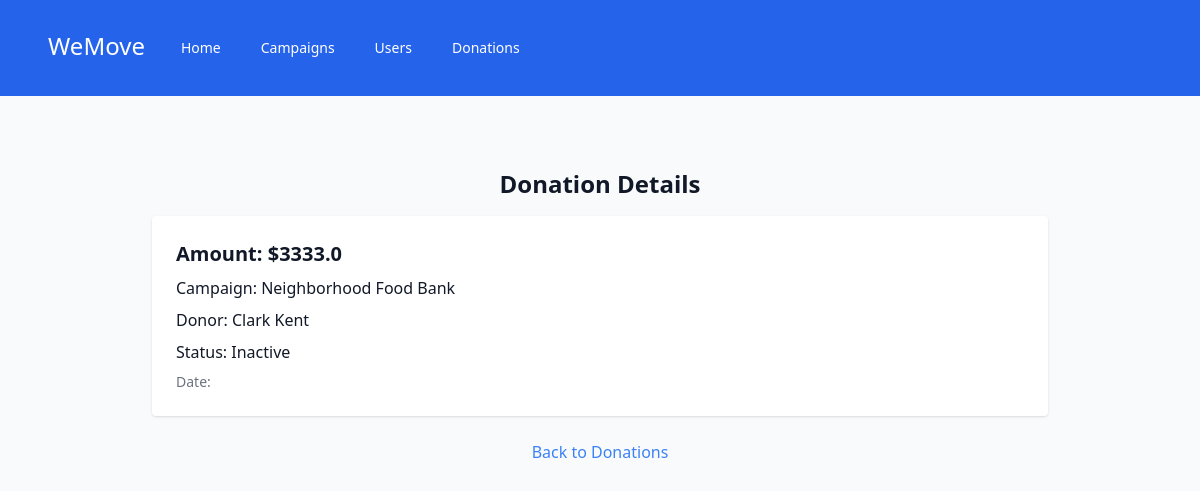
/donations/1, run on the app's committed database.
### tables this page shows
CREATE TABLE donations (
    id INTEGER PRIMARY KEY AUTOINCREMENT,
    campaign_id INTEGER NOT NULL,
    donor_name TEXT,
    amount REAL NOT NULL CHECK (amount > 0),
    donated_at TEXT DEFAULT CURRENT_TIMESTAMP,
    FOREIGN KEY (campaign_id) REFERENCES campaigns(id) ON DELETE CASCADE
);

CREATE TABLE campaigns (
    id INTEGER PRIMARY KEY AUTOINCREMENT,
    user_id INTEGER NOT NULL,
    title TEXT NOT NULL,
    description TEXT,
    goal_amount REAL,
    current_amount REAL DEFAULT 0,
    is_active INTEGER DEFAULT 1,
    created_at TEXT DEFAULT CURRENT_TIMESTAMP,
    FOREIGN KEY (user_id) REFERENCES users(id) ON DELETE CASCADE
);

### app/donations/__init__.py (the view)
@bp.route('/<int:donation_id>', endpoint='donation_detail')
def donation_detail(donation_id):
    db = get_db()
    donation = db.execute('''
        SELECT d.*, c.title AS campaign_title
        FROM donations d
        JOIN campaigns c ON d.campaign_id = c.id
        WHERE d.id = ?
    ''', (donation_id,)).fetchone()
    return render_template('donations/detail.html', donation=donation)

### app/database/db.py (called while the page is built)
def get_db():
    if 'db' not in g:
        g.db = sqlite3.connect(
            current_app.config['DATABASE'],
            detect_types=sqlite3.PARSE_DECLTYPES
        )
        g.db.row_factory = sqlite3.Row
    return g.db

### app/templates/donations/detail.html
{% extends "base.html" %}
{% block body %}
<div class="max-w-4xl mx-auto py-6">
    <h1 class="text-2xl font-bold text-center">Donation Details</h1>
    <div class="bg-white p-6 rounded shadow mt-4 space-y-2">
        <p class="text-xl font-semibold">Amount: ${{ donation.amount }}</p>
        <p>Campaign: {{ donation.campaign_title }}</p>
        <p>Donor: {{ donation.donor_name }}</p>
        <p>Status: {% if donation.is_active %}Active{% else %}Inactive{% endif %}</p>
        <p class="text-sm text-gray-500">Date: {{ donation.created_at }}</p>
    </div>
    <div class="mt-6 text-center">
        <a href="{{ url_for('donations.list_donations') }}" class="text-blue-500 hover:underline">Back to Donations</a>
    </div>
</div>
{% endblock %}

### data on the page
donations: amount "3333.0", donor_name "Clark Kent"
campaigns: campaign_title "Neighborhood Food Bank"
